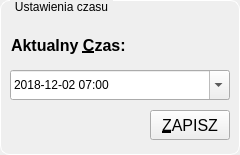
   <widget class="QGroupBox" name="gbTimeSettings">
    <property name="geometry">
     <rect>
      <x>350</x>
      <y>340</y>
      <width>240</width>
      <height>155</height>
     </rect>
    </property>
    <property name="styleSheet">
     <string notr="true">QGroupBox {
    border: 1px solid white;
    border-radius: 9px;
    margin-top: 0.5em;
}

QGroupBox::title {
    subcontrol-origin: margin;
    left: 10px;
    padding: 0 3px 0 3px;
}</string>
    </property>
    <property name="title">
     <string>Ustawienia czasu</string>
    </property>
    <property name="checkable">
     <bool>false</bool>
    </property>
    <widget class="QPushButton" name="btnTimeSettings">
     <property name="geometry">
      <rect>
       <x>10</x>
       <y>30</y>
       <width>210</width>
       <height>30</height>
      </rect>
     </property>
     <property name="font">
      <font>
       <pointsize>12</pointsize>
       <weight>75</weight>
       <bold>true</bold>
      </font>
     </property>
     <property name="styleSheet">
      <string notr="true">Text-align: left</string>
     </property>
     <property name="text">
      <string>Aktualny &amp;Czas:</string>
     </property>
     <property name="shortcut">
      <string>Alt+C</string>
     </property>
     <property name="flat">
      <bool>true</bool>
     </property>
    </widget>
    <widget class="QDateTimeEdit" name="dateTimeEdit">
     <property name="geometry">
      <rect>
       <x>10</x>
       <y>70</y>
       <width>220</width>
       <height>30</height>
      </rect>
     </property>
     <property name="correctionMode">
      <enum>QAbstractSpinBox::CorrectToNearestValue</enum>
     </property>
     <property name="date">
      <date>
       <year>2018</year>
       <month>12</month>
       <day>2</day>
      </date>
     </property>
     <property name="time">
      <time>
       <hour>7</hour>
       <minute>0</minute>
       <second>0</second>
      </time>
     </property>
     <property name="maximumDate">
      <date>
       <year>3000</year>
       <month>12</month>
       <day>31</day>
      </date>
     </property>
     <property name="minimumDate">
      <date>
       <year>2018</year>
       <month>12</month>
       <day>1</day>
      </date>
     </property>
     <property name="displayFormat">
      <string>yyyy-MM-dd HH:mm</string>
     </property>
     <property name="calendarPopup">
      <bool>true</bool>
     </property>
    </widget>
    <widget class="QPushButton" name="btSetTime">
     <property name="geometry">
      <rect>
       <x>150</x>
       <y>110</y>
       <width>80</width>
       <height>30</height>
      </rect>
     </property>
     <property name="font">
      <font>
       <pointsize>12</pointsize>
      </font>
     </property>
     <property name="styleSheet">
      <string notr="true"/>
     </property>
     <property name="text">
      <string>&amp;ZAPISZ</string>
     </property>
     <property name="shortcut">
      <string>Alt+Z</string>
     </property>
    </widget>
   </widget>
